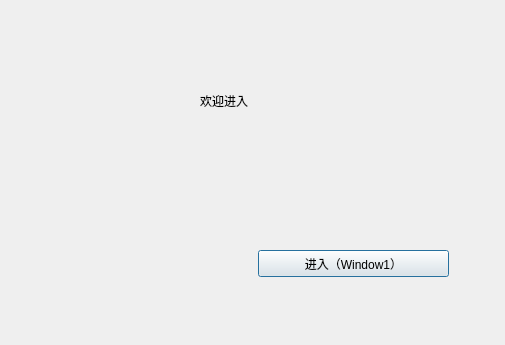
<?xml version="1.0" encoding="UTF-8"?>
<ui version="4.0">
 <class>Dialog1</class>
 <widget class="QDialog" name="Dialog1">
  <property name="geometry">
   <rect>
    <x>0</x>
    <y>0</y>
    <width>505</width>
    <height>345</height>
   </rect>
  </property>
  <property name="windowTitle">
   <string>Dialog</string>
  </property>
  <widget class="QLabel" name="label">
   <property name="geometry">
    <rect>
     <x>200</x>
     <y>60</y>
     <width>61</width>
     <height>81</height>
    </rect>
   </property>
   <property name="text">
    <string>欢迎进入</string>
   </property>
  </widget>
  <widget class="QPushButton" name="pushButton_0">
   <property name="geometry">
    <rect>
     <x>258</x>
     <y>250</y>
     <width>191</width>
     <height>27</height>
    </rect>
   </property>
   <property name="text">
    <string>进入（Window1）</string>
   </property>
  </widget>
 </widget>
 <resources/>
 <connections/>
</ui>
